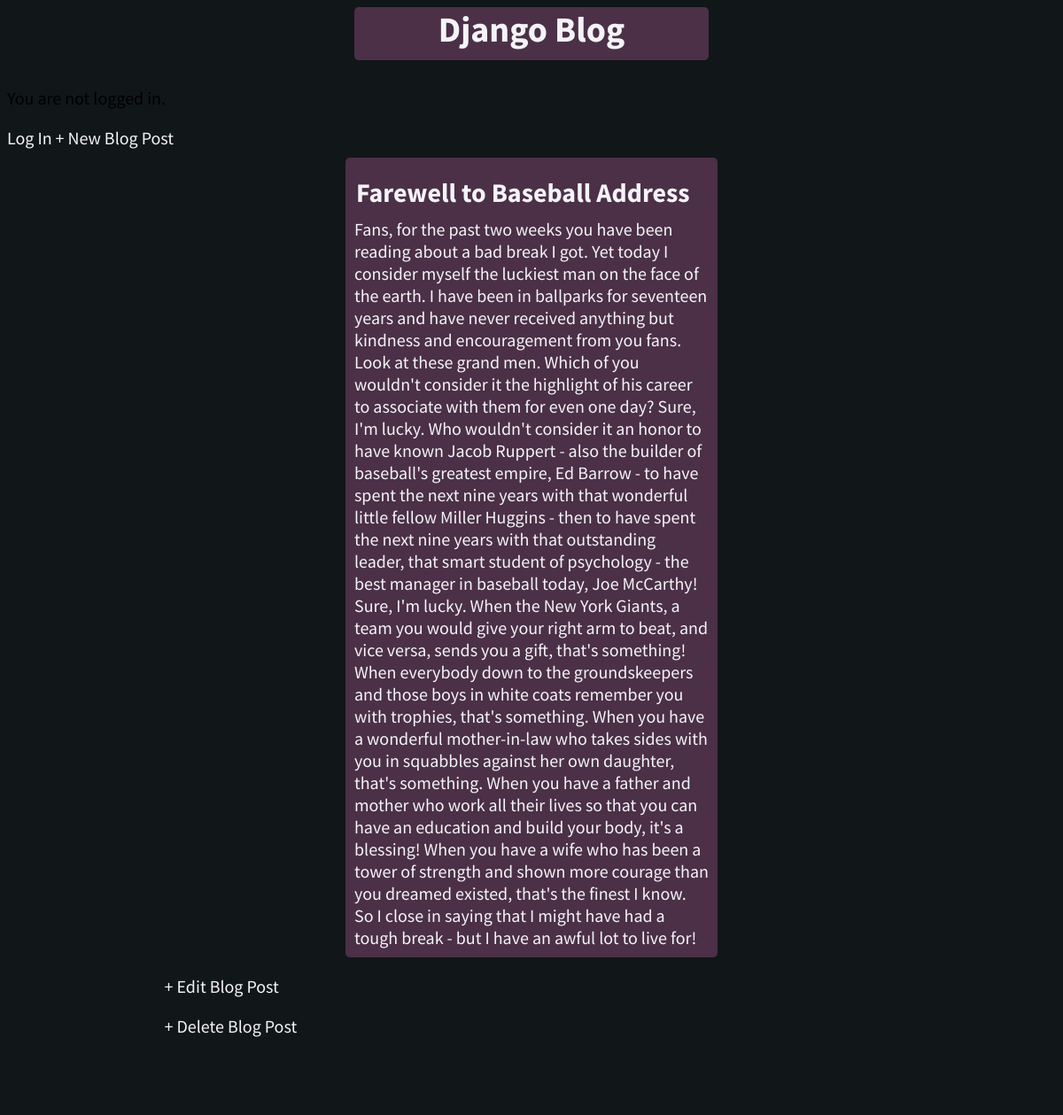
Screenshot of /post/7/ with the database file from the repository.
### blog/models.py (models this page shows, shortened)
class Post(models.Model):
    title = models.CharField(max_length=200) #charfield is for smaller titles like name ex: title of the blog
    author = models.ForeignKey( #foreign key is a key share in two table that might be named differantly
        'auth.User',
        on_delete=models.CASCADE,
    )
    body = models.TextField()
    smallbody = str(body)[0:200]

### blog/views.py (the view)
# urls.py: path('post/<int:pk>/', BlogDetailView.as_view(), name='post_detail'),
class BlogDetailView(DetailView):
    model =Post
    template_name = 'post_detail.html'

### templates/post_detail.html
{% extends 'base.html' %}
{% block content %}
    <div class="post-entry">
        <h2>{{ post.title }}</h2>
        <p>{{ post.body }}</p>
    </div>
    <p><a href="{% url 'post_edit' post.pk %}">+ Edit Blog Post</a></p>
    <p><a href="{% url 'post_delete' post.pk %}">+ Delete Blog Post</a></p>
{% endblock content %}

### blog/static/css/base.css (style rules this page uses)
body { font-family: 'Source Sans Pro', sans-serif; font-size: 20px; background-color: #111619; padding-bottom: 20px; }
header h1, a { color: #F4F4F8; text-decoration: none; text-align: center; }
.post-entry { background-color: #898F9C; margin-left: auto; margin-right: auto; padding: 20px; color: #F4F4F8; }
.post-entry h2 { margin: 0.5rem 0; }
.post-entry, h2 { background-color: #4B3047; width: 400px; border-radius: 5px; padding: 10px; }
.post-entry p { margin: 0; font-weight: 400; }
h2 { padding: 2px; }

### rows the page displays
Post: title "Farewell to Baseball Address", body "Fans, for the past two weeks you have been reading about a bad break I got. Yet today I consider myself the luckiest man on the face of the earth. I have been in ballparks for seventeen years and have never received anything but kindness and encouragement from you fans. Look at these grand men. Which of you wouldn't consider it the highlight of his career to associate with them for even one day? Sure, I'm lucky. Who wouldn't consider it an honor to have known Jacob Ruppert - also the builder of baseball's greatest empire, Ed Barrow - to have spent the next nine years with that wonderful little fellow Miller Huggins - then to have spent the next nine years with that outstanding leader, that…"
